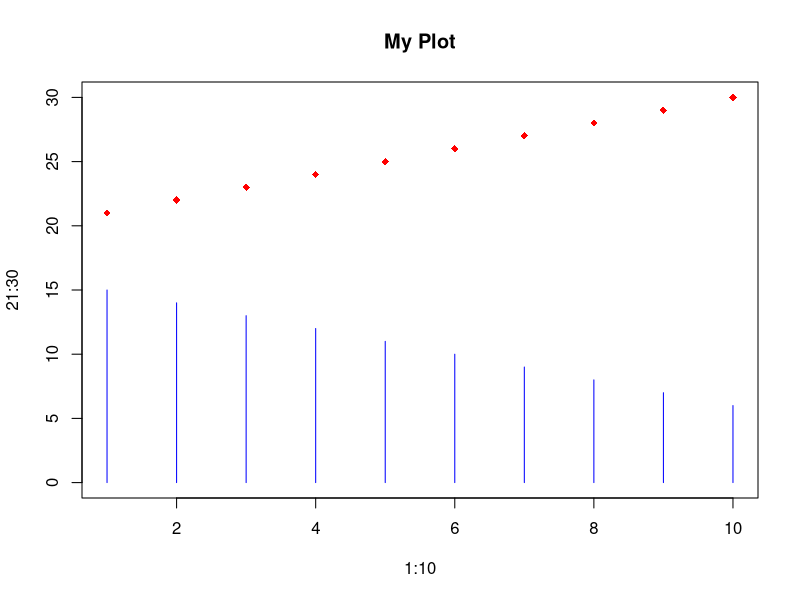

Reproduce this figure in R.
# Hyun-Joon Yang
# yanghyun@usc.edu
# BISC 444
# HW2

# 1. Read through the help page for 'par'.
#    Describe three plotting parameters that are listed in par and seem useful to you,
#    but are not described in the documentation for 'plot'
# ANS: din, ps, tck

# 2. Use a for loop to generate the number series 2 * i + 1, going from i = 1 to i = 10.
ans_2 = c()
for (i in 1:10) {
  ans_2 = c(ans_2, 2 * i + 1)
}
print(ans_2)

# 3. Make a plot with the following properties:
#    a) x values are 1:10
#    b) y values are 21:30
#    c) plot type is points,
#    d) plot character is filled diamonds
#    e) points are plotted in red
#    f) the y-axis goes from 0 to 30 (hint. use ylim option), and 
#    g) the plot has a title that says 'My Plot'.
dev.new()
plot(x=1:10, y=21:30, type='p', col='red', pch=18, ylim=c(0, 30))
title('My Plot')

# 4. Make a new version of your plot where you add to the original plot using the points function.
#    Use the histogram "type", with x going from 1 to 10 and y going from 15 to 6,
#    and the color set to blue
points(x=1:10, y=15:6, type='h', col='blue')
dev.off()

# 5. Use the 'Orange' dataset that comes preloaded in base R.
#    For all tests in this question, conduct two-sided tests with default parameters,
#    unless otherwise specified.
#   a.	Conduct a one-sample t-test to determine whether the mean circumference
#       of all trees of age 118 is equal to 0. Report the p-value. What is the interpretation?
mydata = Orange
trees_118 = mydata[mydata$age == 118,]
result = t.test(x=trees_118$circumference, mu=0)
print(result$p.value)
#   ANS: the probability of the trees of age 118 having the observed circumferences given
#        the null hypothesis is true (mean circumference is 0) is very small (p = 1.036622 * 10^-6) thus
#        null hypothesis should be rejected => mean circumference of all trees of age 118 is not 0

#   b.	Conduct the same test as in 1a but set mu = 31. Report the p-value. What is the interpretation?
result = t.test(x=trees_118$circumference, mu=31)
print(result$p.value)
#   ANS: the probability of the trees of age 118 having the observed circumferences given
#        the null hypothesis is true (mean circumference is 31) is high (p = 1) thus
#        the null hypotheses should be accepted => mean circumference of all trees of age 118 is 31

#   c.	What are the null and alternative hypotheses for one-sample t-tests?
#   ANS: The null hypothesis is the hypothesis that the mean circumference of the population
#        (all trees of age 118) is the same as the mean circumference of the sample (trees of age 118
#        in the dataset) whereas the alternative hypothesis is that the two means are different.

# 6. Describe what you think your class project might be about in 2-3 sentences.
#    Can be very vague at this point.
# ANS: I would like to use the MRI images that have been segmented for White Matter Hyper-intensities
#      and see if there is a correlation between volume of WMH and cognitive deficits. I will take into
#      account other variables as well, such as age, whether the individual has neurological disease, sex,
#      etc.
